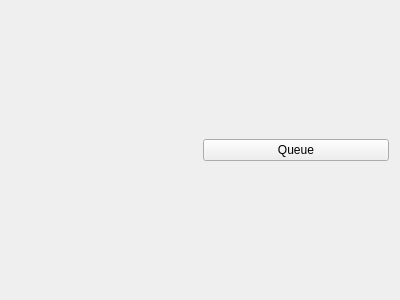
<?xml version="1.0" encoding="UTF-8"?>
<ui version="4.0">
 <class>libraryItem</class>
 <widget class="QWidget" name="libraryItem">
  <property name="geometry">
   <rect>
    <x>0</x>
    <y>0</y>
    <width>400</width>
    <height>300</height>
   </rect>
  </property>
  <property name="windowTitle">
   <string>Form</string>
  </property>
  <layout class="QHBoxLayout" name="horizontalLayout">
   <item>
    <widget class="clickableLabel" name="label">
     <property name="text">
      <string/>
     </property>
    </widget>
   </item>
   <item>
    <widget class="QPushButton" name="queueButton">
     <property name="text">
      <string>Queue</string>
     </property>
    </widget>
   </item>
  </layout>
 </widget>
 <customwidgets>
  <customwidget>
   <class>clickableLabel</class>
   <extends>QLabel</extends>
   <header>clickablelabel.h</header>
  </customwidget>
 </customwidgets>
 <resources/>
 <connections/>
</ui>
